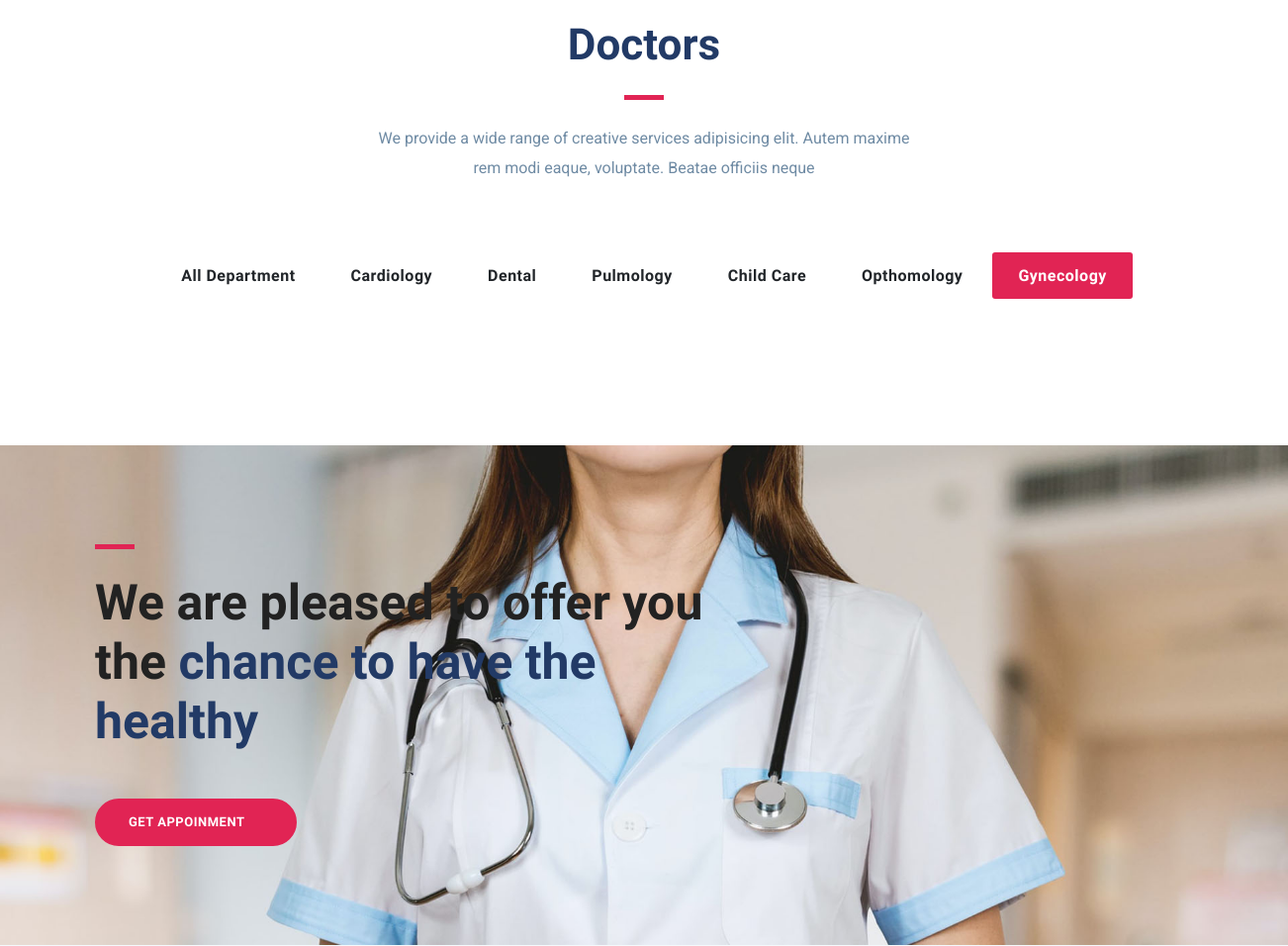
Before: /gynecology/ (middle part) with the older database file.
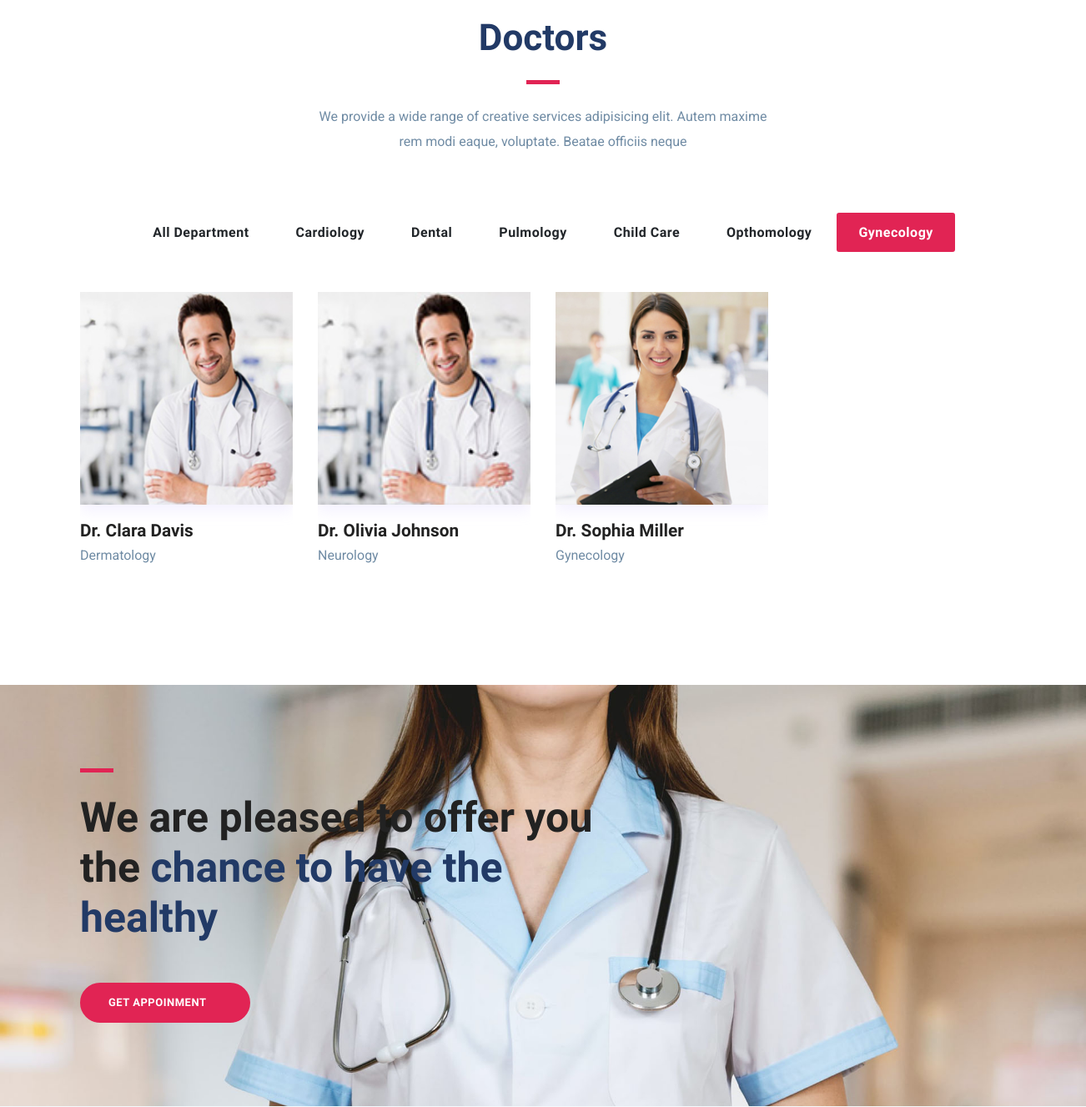
After: the same page with the newer database file.
### hospital/models.py (models this page shows, shortened)
class Doctor(models.Model):
    name = models.CharField(max_length=200)
    description = HTMLField()
    phone = models.CharField(max_length=20)
    image = models.ImageField(upload_to='doctor')
    specialist = models.CharField(max_length=200)
    department = models.ForeignKey(Department,on_delete=models.CASCADE,blank=True,null=True)
    slug = AutoSlugField(populate_from='name',null=True)

### hospital/views.py (the view)
# urls.py: path('gynecology/', gynecology_doctor_page, name='gynecology_doctors'),
def gynecology_doctor_page(request):
    department = get_object_or_404(Department, name='Gynecology')
    doctors = Doctor.objects.filter(department=department)
    context = {'doctors': doctors}
    return render(request, 'gynecology.html', context)

### hospital/templates/gynecology.html (shortened to what this page needs)
{% extends "base.html" %}
{% load static %}
{% block content %}
<section class="section doctors">
  <div class="container">
  	  <div class="row justify-content-center">
             <div class="col-lg-6 text-center">
                <div class="section-title">
                    <h2>Doctors</h2>
                    <div class="divider mx-auto my-4"></div>
                    <p>We provide a wide range of creative services adipisicing elit. Autem maxime rem modi eaque, voluptate. Beatae officiis neque </p>
                </div>
            </div>
        </div>
      <div class="col-12 text-center mb-5">
    <div class="btn-group btn-group-toggle" >
        <a href="{% url 'doctors' %}" class="btn ">
            <input type="radio" name="shuffle-filter"  />All Department
        </a>
        <a href="{% url 'cardiology_doctors' %}" class="btn">
            <input type="radio" name="shuffle-filter"  />Cardiology
        </a>
        <a href="{% url 'dental_doctors' %}" class="btn">
            <input type="radio" name="shuffle-filter"  />Dental
        </a>
        <a href="{% url 'pulmology_doctors' %}" class="btn">
            <input type="radio" name="shuffle-filter"  />Pulmology
        </a>
        <a href="{% url 'child_care_doctors' %}" class="btn">
            <input type="radio" name="shuffle-filter"  />Child Care
        </a>
        <a href="{% url 'opthomology_doctors' %}" class="btn">
            <input type="radio" name="shuffle-filter"  />Opthomology
        </a>
        <a href="{% url 'gynecology_doctors' %}" class="btn active">
            <input type="radio" name="shuffle-filter" checked="checked" />Gynecology
    	  </a>
    	</div>
		</div>
    <div class="row shuffle-wrapper portfolio-gallery">
				{% for doctor in doctors %}
					<div class="col-lg-3 col-sm-6 col-md-6 mb-4 shuffle-item">
	      	<div class="position-relative doctor-inner-box">
		        <div class="doctor-profile">
	               <div class="doctor-img">
								 <a href="{% url 'doctor' doctor.slug %}">
	               		<img src="{{ doctor.image.url }}" alt="doctor-image" class="img-fluid w-100">
								 </a>
	               </div>
	            </div>
                <div class="content mt-3">
                	<h4 class="mb-0"><a href="{% url 'doctor' doctor.slug %}"> {{doctor.name}} </a></h4>
                	<p>{{doctor.specialist}} </p>
                </div>
	      	</div>
      	</div>
				{% endfor %}
    </div>
  </div>
</section>
<section class="section cta-page">
	<div class="container">
		<div class="row">
			<div class="col-lg-7">
				<div class="cta-content">
					<div class="divider mb-4"></div>
					<h2 class="mb-5 text-lg">We are pleased to offer you the <span class="title-color">chance to have the healthy</span></h2>
					<a href="{% url 'appointment' %}" class="btn btn-main-2 btn-round-full">Get appoinment<i class="icofont-simple-right  ml-2"></i></a>
				</div>
			</div>
		</div>
	</div>
</section>
{% endblock content %}

Changed rows visible on the page:
added Doctor: image (picture), name "Dr. Clara Davis", specialist "Dermatology"
added Doctor: image (picture), name "Dr. Olivia Johnson", specialist "Neurology"
added Doctor: image (picture), name "Dr. Sophia Miller", specialist "Gynecology"
